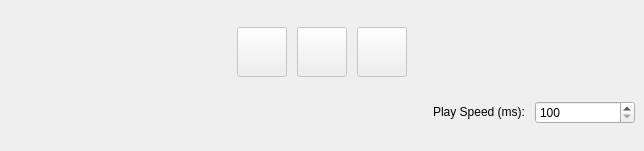
<?xml version="1.0" encoding="UTF-8"?>
<ui version="4.0">
 <class>ControlPanelDock</class>
 <widget class="QDockWidget" name="ControlPanelDock">
  <property name="geometry">
   <rect>
    <x>0</x>
    <y>0</y>
    <width>644</width>
    <height>151</height>
   </rect>
  </property>
  <property name="sizePolicy">
   <sizepolicy hsizetype="Minimum" vsizetype="Minimum">
    <horstretch>0</horstretch>
    <verstretch>0</verstretch>
   </sizepolicy>
  </property>
  <property name="features">
   <set>QDockWidget::DockWidgetFloatable|QDockWidget::DockWidgetMovable</set>
  </property>
  <property name="allowedAreas">
   <set>Qt::BottomDockWidgetArea|Qt::TopDockWidgetArea</set>
  </property>
  <property name="windowTitle">
   <string>Control Panel</string>
  </property>
  <widget class="QWidget" name="dockWidgetContents">
   <layout class="QVBoxLayout" name="verticalLayout">
    <item>
     <layout class="QHBoxLayout" name="horizontalLayout">
      <property name="spacing">
       <number>10</number>
      </property>
      <property name="topMargin">
       <number>0</number>
      </property>
      <item>
       <spacer name="horizontalSpacer">
        <property name="orientation">
         <enum>Qt::Horizontal</enum>
        </property>
        <property name="sizeHint" stdset="0">
         <size>
          <width>40</width>
          <height>20</height>
         </size>
        </property>
       </spacer>
      </item>
      <item>
       <widget class="QPushButton" name="playButton">
        <property name="enabled">
         <bool>false</bool>
        </property>
        <property name="sizePolicy">
         <sizepolicy hsizetype="Fixed" vsizetype="Fixed">
          <horstretch>0</horstretch>
          <verstretch>0</verstretch>
         </sizepolicy>
        </property>
        <property name="minimumSize">
         <size>
          <width>50</width>
          <height>50</height>
         </size>
        </property>
        <property name="toolTip">
         <string>Start/stop session</string>
        </property>
        <property name="text">
         <string/>
        </property>
        <property name="icon">
         <iconset>
          <normaloff>../assets/images/play-50.png</normaloff>../assets/images/play-50.png</iconset>
        </property>
       </widget>
      </item>
      <item>
       <widget class="QPushButton" name="nextButton">
        <property name="enabled">
         <bool>false</bool>
        </property>
        <property name="sizePolicy">
         <sizepolicy hsizetype="Fixed" vsizetype="Fixed">
          <horstretch>0</horstretch>
          <verstretch>0</verstretch>
         </sizepolicy>
        </property>
        <property name="minimumSize">
         <size>
          <width>50</width>
          <height>50</height>
         </size>
        </property>
        <property name="toolTip">
         <string>Next generation</string>
        </property>
        <property name="text">
         <string/>
        </property>
        <property name="icon">
         <iconset>
          <normaloff>../assets/images/next-50.png</normaloff>../assets/images/next-50.png</iconset>
        </property>
       </widget>
      </item>
      <item>
       <widget class="QPushButton" name="ffButton">
        <property name="enabled">
         <bool>false</bool>
        </property>
        <property name="sizePolicy">
         <sizepolicy hsizetype="Fixed" vsizetype="Fixed">
          <horstretch>0</horstretch>
          <verstretch>0</verstretch>
         </sizepolicy>
        </property>
        <property name="minimumSize">
         <size>
          <width>50</width>
          <height>50</height>
         </size>
        </property>
        <property name="toolTip">
         <string>Last generation</string>
        </property>
        <property name="text">
         <string/>
        </property>
        <property name="icon">
         <iconset>
          <normaloff>../assets/images/fast-forward-50.png</normaloff>../assets/images/fast-forward-50.png</iconset>
        </property>
       </widget>
      </item>
      <item>
       <spacer name="horizontalSpacer_2">
        <property name="orientation">
         <enum>Qt::Horizontal</enum>
        </property>
        <property name="sizeHint" stdset="0">
         <size>
          <width>40</width>
          <height>20</height>
         </size>
        </property>
       </spacer>
      </item>
     </layout>
    </item>
    <item>
     <layout class="QHBoxLayout" name="horizontalLayout_2">
      <item>
       <spacer name="horizontalSpacer_3">
        <property name="orientation">
         <enum>Qt::Horizontal</enum>
        </property>
        <property name="sizeHint" stdset="0">
         <size>
          <width>40</width>
          <height>20</height>
         </size>
        </property>
       </spacer>
      </item>
      <item>
       <widget class="QLabel" name="label">
        <property name="sizePolicy">
         <sizepolicy hsizetype="Fixed" vsizetype="Fixed">
          <horstretch>0</horstretch>
          <verstretch>0</verstretch>
         </sizepolicy>
        </property>
        <property name="text">
         <string>Play Speed (ms): </string>
        </property>
       </widget>
      </item>
      <item>
       <widget class="QSpinBox" name="refreshSpinBox">
        <property name="sizePolicy">
         <sizepolicy hsizetype="Minimum" vsizetype="Fixed">
          <horstretch>0</horstretch>
          <verstretch>0</verstretch>
         </sizepolicy>
        </property>
        <property name="minimumSize">
         <size>
          <width>100</width>
          <height>0</height>
         </size>
        </property>
        <property name="minimum">
         <number>100</number>
        </property>
        <property name="maximum">
         <number>5000</number>
        </property>
        <property name="singleStep">
         <number>10</number>
        </property>
       </widget>
      </item>
     </layout>
    </item>
   </layout>
  </widget>
 </widget>
 <resources/>
 <connections/>
</ui>
